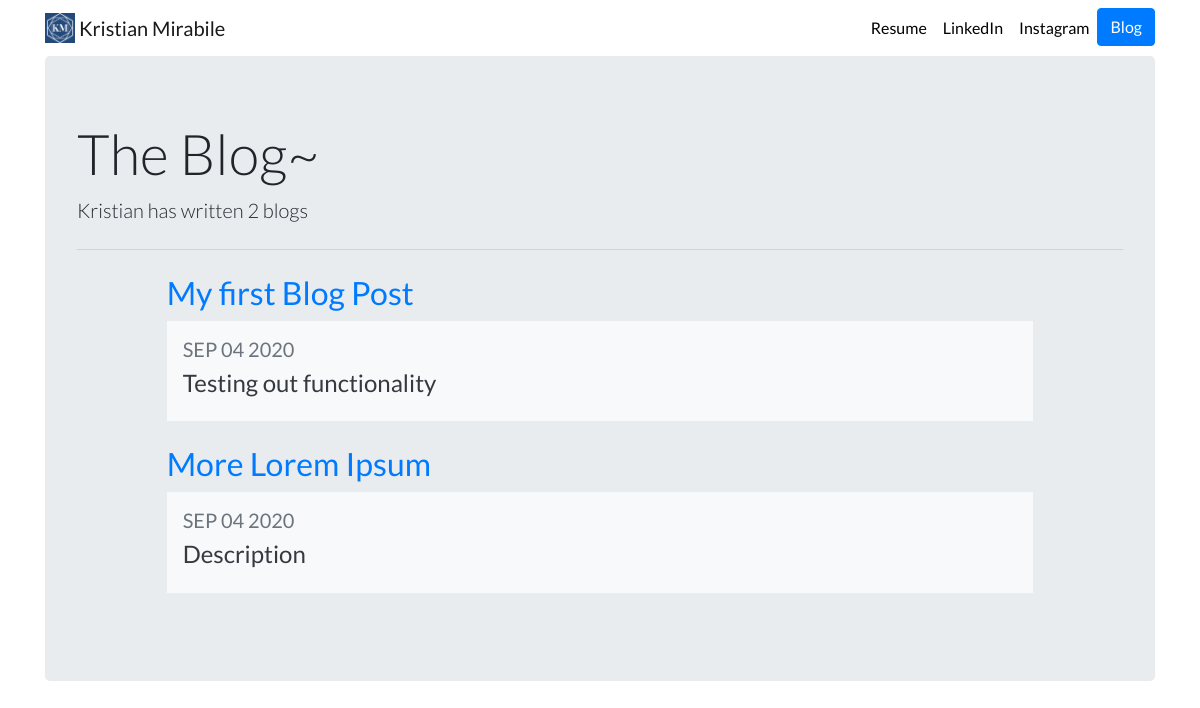
/blog/, run on an earlier commit of the app's database.
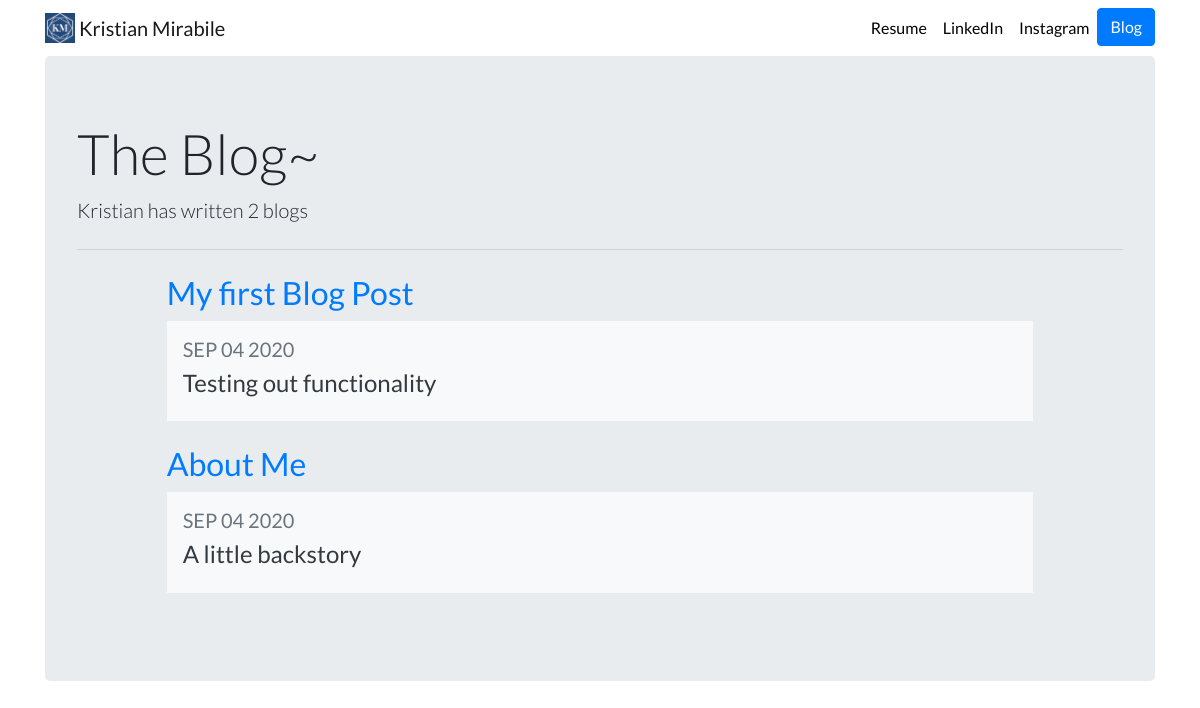
And on a later commit of the database.
### blog/models.py (models this page shows)
class Blog(models.Model):
    title = models.CharField(max_length=100)
    description = models.CharField(max_length=250)
    text = models.TextField(max_length=10000)
    date = models.DateField()

### blog/views.py (the view)
# urls.py: path('', views.all_blogs, name='allblogs'),
def all_blogs(request):
    blogs = Blog.objects.order_by('-date')
    return render(request, 'blog/allblogs.html', {'blogs':blogs})

### blog/templates/blog/allblogs.html (shortened to what this page needs)
{% extends "portfolio/base.html" %}
{% load static %}
{% block content %}
<div class="jumbotron">
  <h1 class="display-4">The Blog~</h1>
  <p class="lead">Kristian has written {{ blogs.count }} blog{{ blogs.count|pluralize }}</p>
  <hr class="my-4">
{% for blog in blogs %}
<div class="row justify-content-center my-3">
  <div class="col-md-10">
    <a href="{% url 'blog:detail' blog.id %}">
      <h2>{{ blog.title }}</h2>
    </a>
    <div class="p-3 mb-2 bg-light text-dark">
    <h5 class="text-muted">{{ blog.date|date:'M d Y'|upper }}</h5>
    <h4>{{ blog.description|striptags|truncatechars:100 }}</h4>
    </div>
  </div>
</div>
{% endfor %}
{% endblock %}

What changed in the data, as far as the page shows it:
removed Blog: title "More Lorem Ipsum", date "SEP 04 2020", description "Description"
added Blog: title "About Me", date "SEP 04 2020", description "A little backstory"
